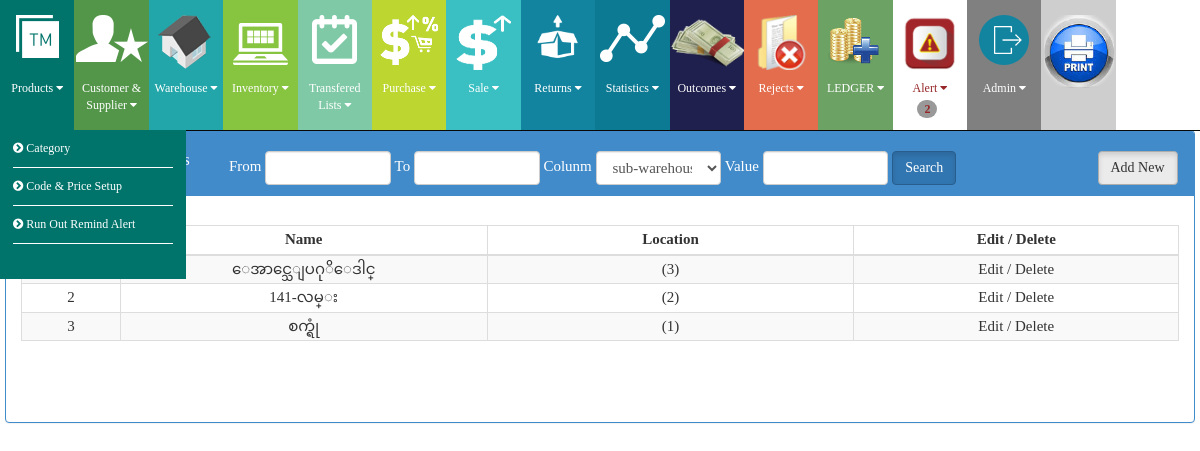
The page /index.php/admin/data_list/subwarehouse (signed in) on the database its author committed.
### tables this page shows
CREATE TABLE IF NOT EXISTS `tbl_subwarehouse` (
  `id` tinyint(4) NOT NULL AUTO_INCREMENT,
  `name` tinytext NOT NULL,
  `location` tinytext NOT NULL,
  PRIMARY KEY (`id`)
);

### application/controllers/admin.php (called while the page is built, shortened)
<?php if ( ! defined('BASEPATH')) exit('No direct script access allowed');
class Admin extends CI_Controller
{
	var $data;
	function __construct()
	{
		$this->load->model('admin_model');
	}
	?>
		<?php
	function data_list($table)
	{
		if(get_cookie("admin_cookie"))
		{
		$data = $this->data;
			$table=$this->uri->segment(3);
			$data["unit"]=$this->admin_model->grab_unit();
			switch($table)
			{
				default:
				$data["lists"]=$this->db->order_by("id","DESC")->get("tbl_".$table);
				break;
			}
			$data["main_content"]=$table;
			$this->load->view("admin/template",$data);
		}
		else
		{
			redirect("site");
		}
	}
}

### index.php (called while the page is built, shortened)
<?php
require_once BASEPATH.'core/CodeIgniter.php';

### application/views/admin/subwarehouse.php (the view, shortened to what this page needs)
        <div class="panel panel-primary">
          <div class="panel-heading heading-over">
           <div class="container">
              <div class="col-lg-2 col-md-2">
                <h3 class="panel-title"><i class="fa fa-bars"></i> Sub-Warehouse Lists</h3>
              </div>
              <div class="col-lg-9 col-md-9">
                  <form name="getreport" id="subwarehouse">
         <?=$from?> <input type="text" name="startdate" class="form-control-sale date" id="date1"/>
          <?=$to?> <input type="text" name="enddate" class="form-control-sale date" id="date2"/>
          Colunm <select name="colunm" class="form-control-sale" >
                    <option value="name">sub-warehouse name</option>
          </select>
          Value <input type="text" name="search" class="form-control-sale" onkeyup="searchsingle('subwarehouse')"/>
          <input type="button" class="btn btn-primary active" value="<?=$search?>" onclick="searchsingle('subwarehouse')">
        </form>
              </div>
            <div class="col-lg-1 col-md-1 text-right">
               <a href="javascript:show_form('subwarehouse_form')" class="btn btn-default active"><?=$addnew?></a>
              </div>
          </div>
          </div>
            <br/>
          <div class="panel-body">
            <div class="table-responsive panel-over">
              <table class="table table-bordered table-hover table-striped tablesorter">
                <thead class="thead-over">
                  <tr>
                    <th width="70"><?=$no?></th>
                    <th width="260">Name</th>
                    <th width="260">Location</th>
                     <th width="230"><?=$edit?> / <?=$delete?></th>
                  </tr>
                </thead>
                <tbody id="content">
                <?php
                $count=1;
		  foreach($lists->result() as $list):
	           ?>
                  <tr>
                  <td width="70"><?=$count?></td>
                    <td width="260"><?=$list->name?></td>
                     <td width="260"><?=$list->location?></td>
                     <td width="230">
                   <a href="javascript:makeedit('<?=$list->id?>','subwarehouse')"><?=$edit?></a> /
                <a href="javascript:makedelete('<?=$list->id?>','subwarehouse','<?=$this->uri->segment(4)?>')"><?=$delete?></a>
                     </td>
                  </tr>
                   <?php
                   $count++;
	endforeach;
?>
                </tbody>
              </table>
            </div>
          </div>
        </div>
      </div>

### css/signin.css (style rules this page uses)
body { padding-top: 40px; padding-bottom: 40px; }

### css/main.css (style rules this page uses)
input, select { padding:0; margin:0; border:none; }
.heading-over { position: fixed; width: 99%; z-index: 1000; }
.panel-over { margin-top: 5%; }
a { cursor: pointer; }
.form-control-sale { margin:auto; height:34px; width:15%; padding:6px 12px; line-height: 1.428571429; color: #555555; vertical-align: middle; background-color: #ffffff; border: 1px solid #cccccc; border-radius: 4px; -webkit-box-shadow: inset 0 1px 1px rgba(0, 0, 0, 0.075); box-shadow: inset 0 1px 1px rgba(0, 0, 0, 0.075); -webkit-transition: border-color ease-in-out 0.15s, box-shadow ease-in-out 0.15s; transition: border-color ease-in-out 0.15s, box-shadow ease-in-out 0.15s; }
a { text-decoration:none !important; color:inherit; }
body { padding:0; margin:0px; font-family: 'dinregular'; }
.dropItemCon { position:relative; margin:auto; width:inherit; }
.navDropItem { position:relative; margin:auto; width:160px; padding-left:0px; color:#FFF; text-align:left; font-size:12px; padding-top:10px; padding-bottom:10px; border-bottom:thin solid #FFF; }

### rows shown on the page
tbl_subwarehouse: name "ေအာင္သေျပဂုိေဒါင္", location "(3)"
tbl_subwarehouse: name "141-လမ္း", location "(2)"
tbl_subwarehouse: name "စက္ရုံ", location "(1)"

### other values the page prints
get_cookie("admin_cookie") "Admin"
$from "From"
$to "To"
$addnew "Add New"
$edit "Edit"
$delete "Delete"
